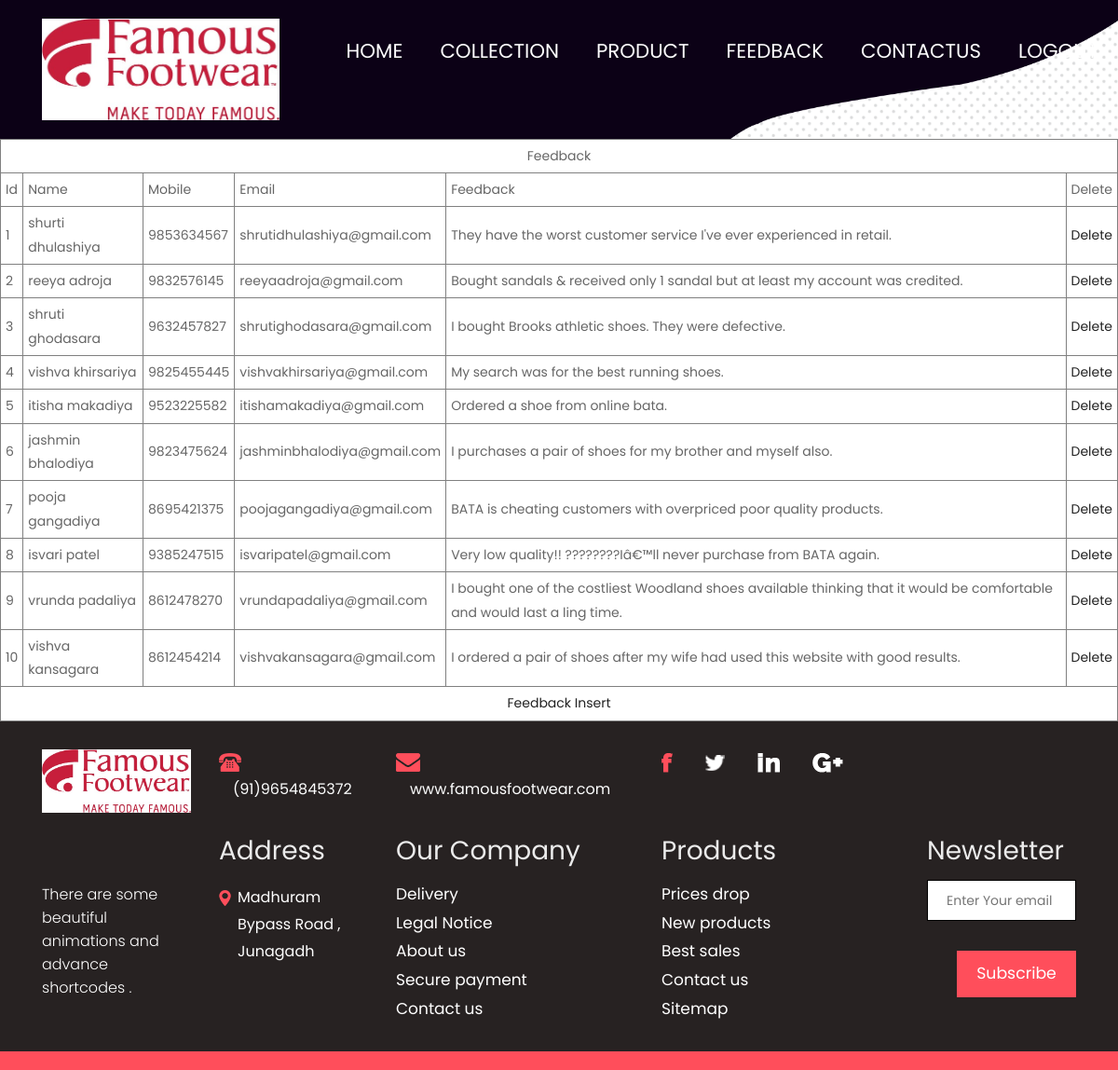
Screenshot of /client/feedbackmaster.php with the database file from the repository.
### tables this page shows
CREATE TABLE `feedback` (
  `id` int(11) NOT NULL,
  `name` varchar(50) NOT NULL,
  `mobile` varchar(50) NOT NULL,
  `email` varchar(50) NOT NULL,
  `feedback` text NOT NULL
);

### client/feedbackmaster.php (the view)
<?php include("header.php"); ?>
<table class="tbl" border="1" cellpadding="5" cellspacing="5" align="center">
<tr>
	<td colspan="10" align="center" >Feedback</td>
</tr>
<tr class="th1">
	<td>Id</td>
	<td>Name</td>
	<td>Mobile</td>
	<td>Email</td>
	<td>Feedback</td>
	<td>Delete</td>
</tr>
<?php
	include("con1.php");
	$query="select * from feedback";
	$result=mysqli_query($con,$query);
	while($row=mysqli_fetch_array($result))
	{
		echo"<tr><td>";
		echo $row["id"];
		echo"</td><td>";
		echo $row["name"];
		echo"</td><td>";
		echo $row["mobile"];
		echo"</td><td>";
		echo $row["email"];
		echo"</td><td>";
		echo $row["feedback"];
		echo"</td><td>";
		echo"<a href='feedbackdelete.php?id=".$row[0]."'>Delete</a>";
		echo"</td></tr>";
	}
?>
<tr>
	<td colspan="10" align="center" class="hed">
	<a href="feedback.php">Feedback Insert</a></td>
</tr>
</table>
<?php include("footer.php"); ?>

### client/header.php (shortened to what this page needs)
<!DOCTYPE html>
<html lang="en">
   <head>
      <link rel="stylesheet" href="css/bootstrap.min.css">
      <link rel="stylesheet" href="css/style.css">
      <link rel="stylesheet" href="css/responsive.css">
      <link rel="stylesheet" href="css/jquery.mCustomScrollbar.min.css">
      <link rel="stylesheet" href="https://netdna.bootstrapcdn.com/font-awesome/4.0.3/css/font-awesome.css">
      <link rel="stylesheet" href="css/owl.carousel.min.css">
      <link rel="stylesheet" href="css/owl.theme.default.min.css">
      <link rel="stylesheet" href="https://cdnjs.cloudflare.com/ajax/libs/fancybox/2.1.5/jquery.fancybox.min.css" media="screen">
   </head>
   <body class="main-layout">
	<div class="header_section">
		<div class="container">
			<div class="row">
      <div class="col-sm-3"> <div class<="logo"> <a href="#"> <img src="../../Projectdata/images/logo.jpeg">
        </a> </div>
      </div>
    <div class="col-sm-9"> <nav class="navbar navbar-expand-lg navbar-light bg-light">
      <div class="collapse navbar-collapse" id="navbarNavAltMarkup">
        <div class="navbar-nav"> <a class="nav-item nav-link" href="index.php">HOME</a>
          <a class="nav-item nav-link" href="collection.php">COLLECTION</a> <a class="nav-item nav-link" href="product.php">PRODUCT</a>
          <a class="nav-item nav-link" href="feedback.php">FEEDBACK</a>
		  <a class="nav-item nav-link" href="contact.php">CONTACTUS</a>
          <a class="nav-item nav-link" href="logout.php">LOGOUT</a> </div></nav>
      </div>
    </div>
		</div>
		</div>

### client/footer.php (shortened to what this page needs)
    <div class="section_footer">
    	<div class="container">
    		<div class="mail_section">
    			<div class="row">
    				<div class="col-sm-6 col-lg-2">
						<div><a href="#"><img src="logo.jpeg"></a></div>
    				</div>
    				<div class="col-sm-6 col-lg-2">
    					<div class="footer-logo"><img src="images/phone-icon.png"><span class="map_text">(91)9654845372</span></div>
    				</div>
    				<div class="col-sm-6 col-lg-3">
    					<div class="footer-logo"><img src="images/email-icon.png"><span class="map_text">www.famousfootwear.com</span></div>
    				</div>
    				<div class="col-sm-6 col-lg-3">
    					<div class="social_icon">
    						<ul>
    							<li><a href="#"><img src="images/fb-icon.png"></a></li>
    							<li><a href="#"><img src="images/twitter-icon.png"></a></li>
    							<li><a href="#"><img src="images/in-icon.png"></a></li>
    							<li><a href="#"><img src="images/google-icon.png"></a></li>
    						</ul>
    					</div>
    				</div>
        <div class="col-sm-2"></div>
    			</div>
    	    </div>
    	    <div class="footer_section_2">
		        <div class="row">
    		        <div class="col-sm-4 col-lg-2">
                                	<p class="dummy_text">There are some beautiful animations and advance shortcodes .</p>
    		        </div>
    		        <div class="col-sm-4 col-lg-2">
    		        	<h2 class="shop_text">Address </h2>
    		        	<div class="image-icon"><img src="images/map-icon.png"><span class="pet_text">Madhuram Bypass Road , Junagadh</span></div>
    		        </div>
    		        <div class="col-sm-4 col-md-6 col-lg-3">
    				    <h2 class="shop_text">Our Company </h2>
    				    <div class="delivery_text">
    				    	<ul>
    				    		<li>Delivery</li>
    				    		<li>Legal Notice</li>
    				    		<li>About us</li>
    				    		<li>Secure payment</li>
    				    		<li>Contact us</li>
    				    	</ul>
    				    </div>
    		        </div>
    			<div class="col-sm-6 col-lg-3">
    				<h2 class="adderess_text">Products</h2>
    				<div class="delivery_text">
    				    	<ul>
    				    		<li>Prices drop</li>
    				    		<li>New products</li>
    				    		<li>Best sales</li>
    				    		<li>Contact us</li>
    				    		<li>Sitemap</li>
    				    	</ul>
    				    </div>
    			</div>
    			<div class="col-sm-6 col-lg-2">
    				<h2 class="adderess_text">Newsletter</h2>
    				<div class="form-group">
                        <input type="text" class="enter_email" placeholder="Enter Your email" name="Name">
                    </div>
                    <button class="subscribr_bt">Subscribe</button>
    			</div>
    			</div>
    	        </div>
	        </div>
    	</div>
	<div class="copyright"> <a href="https://html.design"></a></div>
   </body>
</html>

### client/css/style.css (style rules this page uses)
* { box-sizing: border-box !important; transition: ease all 0.5s; }
html { scroll-behavior: smooth; }
body { color: #666666; font-size: 14px; font-family: Poppins; line-height: 1.80857; font-weight: normal; overflow-x: hidden; }
a { color: #1f1f1f; text-decoration: none !important; outline: none !important; -webkit-transition: all .3s ease-in-out; -moz-transition: all .3s ease-in-out; -ms-transition: all .3s ease-in-out; -o-transition: all .3s ease-in-out; transition: all .3s ease-in-out; }
h1, h2, h3, h4, h5, h6 { letter-spacing: 0; font-weight: normal; position: relative; padding: 0 0 10px 0; font-weight: normal; line-height: normal; color: #111111; margin: 0 }
h2 { font-size: 22px }
*, *::after, *::before { -webkit-box-sizing: border-box; -moz-box-sizing: border-box; box-sizing: border-box; }
ul, li, ol { margin: 0px; padding: 0px; list-style: none; }
p { margin: 20px; font-weight: 300; font-size: 15px; line-height: 24px; }
a { color: #222222; text-decoration: none; outline: none !important; }
a, .btn { text-decoration: none !important; outline: none !important; -webkit-transition: all .3s ease-in-out; -moz-transition: all .3s ease-in-out; -ms-transition: all .3s ease-in-out; -o-transition: all .3s ease-in-out; transition: all .3s ease-in-out; }
img { max-width: 100%; height: auto; }
button { border: 0; margin: 0; padding: 0; cursor: pointer; }
.header_section { width: 100%; float: left; background-image: url(../images/banner.png); height: auto; padding: 20px 0px; background-size: 100%; background-repeat: no-repeat; }
.bg-light { background-color: transparent !important; }
.navbar-light .navbar-nav .nav-link { color: #fff; font-size: 16pt; }
.navbar-expand-lg .navbar-nav .nav-link { padding-right: 0.9rem; padding-left: 1.6rem; }
body { width:100%; height:100%; }
.carousel-inner,.carousel,.carousel-item,.container,.fill { height:100%; width:100%; background-position:center center; background-size:cover; }
.form-group { margin-bottom: 2rem; }
.section_footer { width: 100%; float: left; background-color: #272222; height: auto; padding-top: 30px; padding-bottom: 30px; }
.mail_section { width: 100%; float: left; }
.footer-logo { float: left; font-size: 12pt; color: #fdfefe; }
.mail_section li { float: left; font-size: 12pt; color: #fdfefe; padding-right: 35px; }
.footer_section_2 { width: 100%; float: left; padding-top: 20px; }
.shop_text { width: 100%; float: left; font-size: 28px; color: #ebebeb; }
.dummy_text { width: 100%; float: left; font-size: 12pt; color: #ffffff; margin-left: 0px; margin-top: 55px; line-height: 25px; }
.image-icon { width: 100%; float: left; padding-top: 6px; }
.pet_text { font-size: 12pt; color: #ffffff; padding-left: 16px; display: flex; top: -26px; position: relative; padding-left: 20px; }
.adderess_text { width: 100%; float: left; font-size: 28px; color: #ebebeb; }
.copyright { width: 100%; float: left; font-size: 12pt; color: #ffffff; text-align: center; padding: 10px 0px; background-color: #ff4e5b; font-family: Poppins; }
.map_text { padding-left: 15px; }
.delivery_text { width: 100%; float: left; font-size: 17px; color: #ffffff; }
.enter_email { border: 1px solid #000; color: #000000; width: 100%; height: 44px; font-size: 14px; padding: 20px; }
.subscribr_bt { width: 80%; float: right; background-color: #ff4e5b; font-size: 13pt; height: 50px; color: #ffffff; }

### rows the page displays
feedback: id "1", name "shurti dhulashiya", mobile "9853634567", email "shrutidhulashiya@gmail.com", feedback "They have the worst customer service I've ever experienced in retail."
feedback: id "2", name "reeya adroja", mobile "9832576145", email "reeyaadroja@gmail.com", feedback "Bought sandals & received only 1 sandal but at least my account was credited."
feedback: id "3", name "shruti ghodasara", mobile "9632457827", email "shrutighodasara@gmail.com", feedback "I bought Brooks athletic shoes. They were defective."
feedback: id "4", name "vishva khirsariya", mobile "9825455445", email "vishvakhirsariya@gmail.com", feedback "My search was for the best running shoes."
feedback: id "5", name "itisha makadiya", mobile "9523225582", email "itishamakadiya@gmail.com", feedback "Ordered a shoe from online bata."
feedback: id "6", name "jashmin bhalodiya", mobile "9823475624", email "jashminbhalodiya@gmail.com", feedback "I purchases a pair of shoes for my brother and myself also."
feedback: id "7", name "pooja gangadiya", mobile "8695421375", email "poojagangadiya@gmail.com", feedback "BATA is cheating customers with overpriced poor quality products."
feedback: id "8", name "isvari patel", mobile "9385247515", email "isvaripatel@gmail.com", feedback "Very low quality!! ????????Iâ€™ll never purchase from BATA again."
feedback: id "9", name "vrunda padaliya", mobile "8612478270", email "vrundapadaliya@gmail.com", feedback "I bought one of the costliest Woodland shoes available thinking that it would be comfortable and would last a ling time."
feedback: id "10", name "vishva kansagara", mobile "8612454214", email "vishvakansagara@gmail.com", feedback "I ordered a pair of shoes after my wife had used this website with good results."
